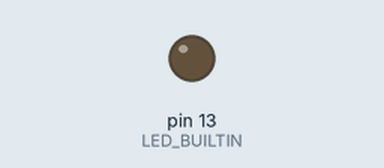
Bench run of a sketch on a simulated Arduino Uno, built with avr-gcc and run on an emulated ATmega328P. Shown: output pins drawn as LEDs (lit = HIGH).

Above: at 0.7 s.
At 2.59 s:
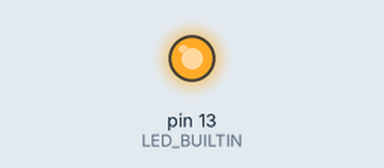
Timing chart, 0 to 3.0 s (numbered marks = the images above):
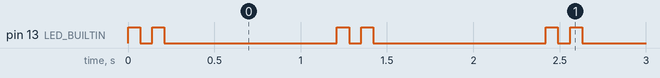

Measured:
- by itself, pin 13 (LED_BUILTIN): repeats every 1.2 s: LOW 0.07 s, HIGH 0.07 s, LOW 1.0 s, HIGH 0.07 s
- by itself, everything shown: repeats every 1.2 s, in 4 steps

The sketch:

03.led_builtin.ino
```cpp
// Blinking the arduino's in-built led
// 2023.dec15 fri 1138mf

void setup() {
  pinMode(LED_BUILTIN, OUTPUT);
}

void loop() {
  digitalWrite(LED_BUILTIN, HIGH);
  delay(70);
  digitalWrite(LED_BUILTIN, LOW);
  delay(70);
  digitalWrite(LED_BUILTIN, HIGH);
  delay(70);
  digitalWrite(LED_BUILTIN, LOW);
  delay(1000);
}
```
